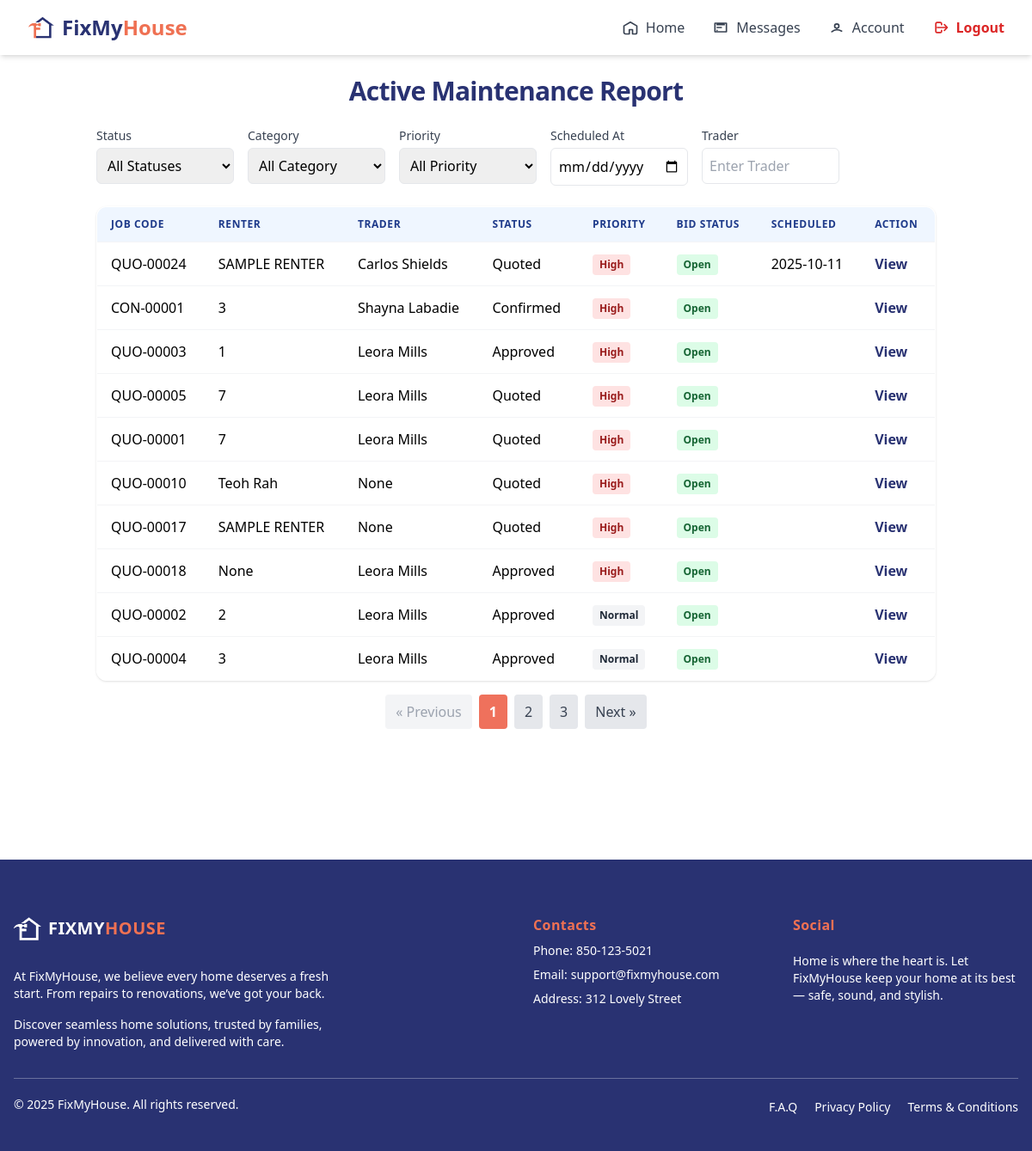
The page /agent/active-jobs/ (signed in) on the database its author committed.
### trader/models/jobs.py (models this page shows, shortened)
class Jobs(models.Model):
    agent = models.ForeignKey(AgentRegister, on_delete=models.CASCADE, related_name='jobs_agent')
    trader = models.ForeignKey(TraderRegistration, on_delete=models.SET_NULL, null=True, blank=True, related_name='jobs_trader')
    property = models.ForeignKey(Property, on_delete=models.SET_NULL, null=True, blank=True, related_name='jobs_property')
    STATUS_CHOICES = [
        ('quoted', 'Quoted'),
        ('confirmed', 'Confirmed'),
        ('approved', 'Approved'),
        ('scheduled', 'Scheduled'),
    ]
    address = models.TextField(blank=True, null=True)
    category = models.ForeignKey(Services, on_delete=models.SET_NULL, null=True, blank=True, related_name='category_services')
    renter = models.CharField(max_length=100, null=True, blank=True)
    priority = models.BooleanField(default=False)  # True = High Priority
    job_code = models.CharField(max_length=20, unique=True)
    notes = models.TextField()
    status = models.CharField(max_length=20, choices=STATUS_CHOICES, default='quoted')
    bid_status = models.CharField(max_length=20, choices=[('open', 'Open'), ('closed', 'Closed')], default='open')
    bid_count = models.IntegerField(default=0)
    quoted_at = models.DateField(default=timezone.now)
    confirmed_at = models.DateField(null=True, blank=True)
    approved_at = models.DateField(null=True, blank=True)
    scheduled_at = models.DateField(null=True, blank=True)
    is_active = models.BooleanField(null=True, blank=True, default=True)
    start_date = models.DateField(null=True, blank=True)
    end_date = models.DateField(null=True, blank=True)
    issue_found_at = models.DateField(null=True, blank=True)
    renter_availability = models.DateField(null=True, blank=True)
    issue_been_fixed_before = models.BooleanField(default=False)
    issue_been_fixed_by_fmh_before = models.BooleanField(default=False)
    renter_availability_schedule = models.JSONField(null=True, blank=True, default=dict)
    renter_issue_date = models.JSONField(blank=True, null=True, default=dict)

### trader/models/registerTrader.py (models this page shows, shortened)
class TraderRegistration(models.Model):
    user = models.OneToOneField(User, on_delete=models.CASCADE, null=True, blank=True)
    name = models.CharField(max_length=255)
    email = models.EmailField()
    phone = models.CharField(max_length=50)
    password = models.CharField(max_length=255, null=True, blank=True)
    isAdmin = models.BooleanField(default=False)
    isDirector = models.BooleanField(default=True)
    isTeamMember = models.BooleanField(default=False)
    COMPANY_TYPE_CHOICES = [
        ('sole_trader', 'Sole Trader'),
        ('company', 'Company'),
    ]
    INDUSTRIES_CHOICES = [
        ('air_conditioning', 'Air Conditioning'),
        ('cleaning', 'Cleaning'),
        ('electrical', 'Electrical'),
        ('gardening', 'Gardening'),
        ('general_maintenance', 'General Maintenance'),
        ('glazing', 'Glazing'),
        ('pest_control', 'Pest Control'),
        ('plumbing_gas', 'Plumbing / Gas'),
        ('tree_cutting', 'Tree Cutting'),
        ('steel_works', 'Steel Works'),
        ('safety', 'Safety'),
    ]
    company_type = models.CharField(max_length=100, choices=COMPANY_TYPE_CHOICES, default='company')
    company_name = models.CharField(max_length=255, blank=True, null=True)
    company_address = models.CharField(max_length=255, blank=True, null=True)
    company_email = models.EmailField(blank=True, null=True)
    company_landline = models.CharField(max_length=50, blank=True, null=True)
    gst_registered = models.BooleanField(default=False)
    abn = models.CharField(max_length=20, blank=True, null=True)
    industry = models.CharField(max_length=100, choices=INDUSTRIES_CHOICES, blank=True, null=True)
    state = models.CharField(max_length=100, blank=True)
    municipality = models.CharField(max_length=100, blank=True)
    city = models.CharField(max_length=100, blank=True)
    address_line_1 = models.CharField(max_length=255, blank=True, null=True)
    address_line_2 = models.CharField(max_length=255, blank=True, null=True)
    postal_code = models.CharField(max_length=20, blank=True)
    def __str__(self):
        return self.name

### agent/views/jobRequestList.py (the view, shortened to what this page needs)
# urls.py: path('active-jobs/', ActiveJobsListView.as_view(), name='active_jobs_list'),
@method_decorator([login_required, agent_required], name='dispatch')
class ActiveJobsListView(ListView):
    model = Jobs
    template_name = 'components/home/active_jobs_list.html'
    context_object_name = 'jobs'
    paginate_by = 10  # Adjust as needed
    def get(self, request, *args, **kwargs):
        try:
            self.object_list = self.get_queryset()
            context = self.get_context_data()
            return self.render_to_response(context)
        except self.paginator.InvalidPage:
            params = request.GET.copy()
            params['page'] = '1'
            return HttpResponseRedirect(f"{reverse('active_jobs_list')}?{params.urlencode()}")
    def get_queryset(self):
        queryset = super().get_queryset()
        queryset = queryset.filter(is_active=True)
        status = self.request.POST.get('status') if self.request.method == 'POST' else self.request.GET.get('status')
        category = self.request.POST.get('category') if self.request.method == 'POST' else self.request.GET.get('category')
        priority = self.request.POST.get('priority') if self.request.method == 'POST' else self.request.GET.get('priority')
        trader = self.request.POST.get('trader') if self.request.method == 'POST' else self.request.GET.get('trader')
        scheduled_at = self.request.POST.get('scheduled_at') if self.request.method == 'POST' else self.request.GET.get('scheduled_at')
        if status:
            queryset = queryset.filter(status=status)
        if category:
            queryset = queryset.filter(category=category)
        if trader:
            queryset = queryset.filter(trader__name__icontains=trader)
        if scheduled_at:
            queryset = queryset.filter(scheduled_at=scheduled_at)
        if priority == 'true':
            queryset = queryset.filter(priority=True)
        elif priority == 'false':
            queryset = queryset.filter(priority=False)
        return queryset.order_by('-priority', '-scheduled_at', '-approved_at', '-confirmed_at')
    def get_context_data(self, **kwargs):
        context = super().get_context_data(**kwargs)
        category = self.request.POST.get('category', '')
        if self.request.method == 'POST':
            context['filter_status'] = self.request.POST.get('status', '')
            context['filter_category'] = int(category) if category and category.isdigit() else ''
            context['filter_priority'] = self.request.POST.get('priority', '')
            context['filter_trader'] = self.request.POST.get('trader', '')
            context['filter_scheduled_at'] = self.request.POST.get('scheduled_at', '')
        else:
            context['filter_status'] = self.request.GET.get('status', '')
            context['filter_category'] = self.request.GET.get('category', '')
            context['filter_priority'] = self.request.GET.get('priority', '')
            context['filter_trader'] = self.request.GET.get('trader', '')
            context['filter_scheduled_at'] = self.request.GET.get('scheduled_at', '')
        context['status_options'] = dict(self.model._meta.get_field('status').choices)
        context['category_options'] = {
            service.id: service.description
            for service in Services.objects.all()
        }
        for key, label in context['category_options'].items():
            if str(key) == context['filter_category']:
                print(key, label, 'SELECTED')
        return context

### agent/templates/components/home/active_jobs_list.html (shortened to what this page needs)
{% extends "baseAgent.html" %}
{% block content %}
{% include 'components/home/navigatorBaseAgent.html' %}
<main class="max-w-5xl mx-auto p-4 sm:p-6 mb-[8rem] flex-1 w-full">
  <h2 class="text-2xl sm:text-3xl font-bold text-[#293272] mb-6 text-center tracking-tight">Active Maintenance Report</h2>
  <form method="GET" class="mb-6">
    <div class="flex flex-col md:flex-row gap-4">
      <div>
        <label for="status" class="block text-sm font-medium text-gray-700">Status</label>
        <select name="status" id="status" class="mt-1 p-2 border rounded-md w-full md:w-40" onchange="this.form.submit()">
          <option value="">All Statuses</option>
        </select>
      </div>
      <div>
        <label for="category" class="block text-sm font-medium text-gray-700">Category</label>
        <select name="category" id="category" class="mt-1 p-2 border rounded-md w-full md:w-40" onchange="this.form.submit()">
          <option value="">All Category</option>
        </select>
      </div>
      <div>
        <label for="priority" class="block text-sm font-medium text-gray-700">Priority</label>
        <select name="priority" id="priority" class="mt-1 p-2 border rounded-md w-full md:w-40" onchange="this.form.submit()">
          <option value="">All Priority</option>
        </select>
      </div>
      <div>
        <label for="priority" class="block text-sm font-medium text-gray-700">Scheduled At</label>
        <input type="date" name="scheduled_at" id="scheduled_at" class="mt-1 p-2 border rounded-md w-full md:w-40" value="{{ filter_scheduled_at }}" onchange="this.form.submit()">
      </div>
      <div>
        <label for="trader" class="block text-sm font-medium text-gray-700">Trader</label>
        <input type="text" name="trader" id="trader" value="{{ filter_trader }}"
          class="mt-1 p-2 border rounded-md w-full md:w-40"
          placeholder="Enter Trader"
          onchange="this.form.submit()">
      </div>
    </div>
  </form>
  <div class="space-y-4"
    x-data="{
      open: false, job: {},
      jobBids: [],
      GetBiddings(job) {
        this.open = true;
        this.job = {
          id: job.id,
          job_code: job.job_code,
          renter: job.renter,
          trader: job.trader,
          status: job.status,
          priority: job.priority,
          bid_status: job.bid_status,
          scheduled_at: job.scheduled_at,
        };
        fetch(`{% url 'get_bidding' 0 %}`.replace('0', job.id), { method: 'GET' })
          .then(res => res.json())
          .then(data => {
            if (data.success) {
              this.jobBids = data.bids || [];
            } else {
              alert('Error: ' + (data.error || 'Failed to fetch bidding.'));
            }
          })
          .catch(err => {
            alert('Something went wrong while fetching bidding data.');
          })
      }
    }"
    x-cloak
  >
    <div class="hidden sm:block overflow-x-auto rounded-xl shadow">
      <table class="min-w-full bg-white border border-gray-200 rounded-xl overflow-hidden">
        <thead class="bg-blue-50">
          <tr>
            <th class="px-4 py-3 text-left text-xs font-semibold text-blue-900 uppercase tracking-wider font-bold">Job Code</th>
            <th class="px-4 py-3 text-left text-xs font-semibold text-blue-900 uppercase tracking-wider font-bold">Renter</th>
            <th class="px-4 py-3 text-left text-xs font-semibold text-blue-900 uppercase tracking-wider font-bold">Trader</th>
            <th class="px-4 py-3 text-left text-xs font-semibold text-blue-900 uppercase tracking-wider font-bold">Status</th>
            <th class="px-4 py-3 text-left text-xs font-semibold text-blue-900 uppercase tracking-wider font-bold">Priority</th>
            <th class="px-4 py-3 text-left text-xs font-semibold text-blue-900 uppercase tracking-wider font-bold">Bid Status</th>
            <th class="px-4 py-3 text-left text-xs font-semibold text-blue-900 uppercase tracking-wider font-bold">Scheduled</th>
            <th class="px-4 py-3 text-left text-xs font-semibold text-blue-900 uppercase tracking-wider font-bold">Action</th>
          </tr>
        </thead>
        <tbody>
          {% for job in jobs %}
            <tr class="border-t border-gray-100 hover:bg-blue-50 transition">
              <td class="px-4 py-3 whitespace-nowrap">{{ job.job_code }}</td>
              <td class="px-4 py-3 whitespace-nowrap">{{ job.renter }}</td>
              <td class="px-4 py-3 whitespace-nowrap">{{ job.trader }}</td>
              <td class="px-4 py-3 whitespace-nowrap">{{ job.get_status_display }}</td>
              <td class="px-4 py-3 whitespace-nowrap">
                {% if job.priority %}
                  <span class="inline-block px-2 py-1 text-xs font-semibold rounded bg-red-100 text-red-800">High</span>
                {% else %}
                  <span class="inline-block px-2 py-1 text-xs font-semibold rounded bg-gray-100 text-gray-800">Normal</span>
                {% endif %}
              </td>
              <td class="px-4 py-3 whitespace-nowrap">
                {% if job.bid_status == 'open' %}
                  <span class="inline-block px-2 py-1 text-xs font-semibold rounded bg-green-100 text-green-800">Open</span>
                {% else %}
                  <span class="inline-block px-2 py-1 text-xs font-semibold rounded bg-red-100 text-red-800">Closed</span>
                {% endif %}
              </td>
              <td class="px-4 py-3 whitespace-nowrap">{{ job.scheduled_at|date:"Y-m-d" }}</td>
              <td class="px-4 py-3 whitespace-nowrap">
                <button
                  class="text-[#293272] font-semibold hover:underline"
                  @click='GetBiddings({
                    id: "{{ job.id }}",
                    job_code: "{{ job.job_code }}",
                    renter: "{{ job.renter }}",
                    trader: "{{ job.trader }}",
                    status: "{{ job.get_status_display }}",
                    priority: "{{ job.priority|yesno:"High,Normal" }}",
                    bid_status: "{{ job.bid_status }}",
                    scheduled_at: "{{ job.scheduled_at|date:"Y-m-d" }}"
                  })'
                >
                  View
                </button>
              </td>
            </tr>
          {% empty %}
          <tr>
            <td colspan="8" class="text-center py-4">No active jobs found.</td>
          </tr>
          {% endfor %}
        </tbody>
      </table>
    </div>
    {% if page_obj.has_other_pages %}
      <div class="pagination flex justify-center items-center mt-6 space-x-2">
        {% if page_obj.has_previous %}
        <a href="{% url 'active_jobs_list' %}?page={{ page_obj.previous_page_number }}{% if filter_status %}&status={{ filter_status }}{% endif %}{% if filter_category %}&category={{ filter_category }}{% endif %}{% if filter_priority %}&priority={{ filter_priority }}{% endif %}{% if filter_trader %}&trader={{ filter_trader|urlencode }}{% endif %}{% if filter_scheduled_at %}&scheduled_at={{ filter_scheduled_at }}{% endif %}"
          class="px-3 py-2 bg-gray-200 text-gray-700 rounded hover:bg-gray-300 transition"
          onclick="saveScrollPosition()">
          &laquo; Previous
        </a>
        {% else %}
        <span class="px-3 py-2 bg-gray-100 text-gray-400 rounded cursor-not-allowed">
          &laquo; Previous
        </span>
        {% endif %}
        {% for num in page_obj.paginator.page_range %}
          {% if page_obj.number == num %}
            <span class="px-3 py-2 bg-[#EF715C] text-white rounded font-semibold">
              {{ num }}
            </span>
            {% else %}
            <a href="{% url 'active_jobs_list' %}?page={{ num }}"
              class="px-3 py-2 bg-gray-200 text-gray-700 rounded hover:bg-gray-300 transition"
              onclick="saveScrollPosition()">
              {{ num }}
            </a>
          {% endif %}
        {% endfor %}
        {% if page_obj.has_next %}
        <a href="{% url 'active_jobs_list' %}?page={{ page_obj.next_page_number }}"
          class="px-3 py-2 bg-gray-200 text-gray-700 rounded hover:bg-gray-300 transition"
          onclick="saveScrollPosition()">
          Next &raquo;
        </a>
        {% else %}
        <span class="px-3 py-2 bg-gray-100 text-gray-400 rounded cursor-not-allowed">
          Next &raquo;
        </span>
        {% endif %}
      </div>
    {% endif %}
  </div>
</main>
{% include 'components/footerAgent.html' %}
{% endblock %}

### rows shown on the page
Jobs: job_code "QUO-00024", renter "SAMPLE RENTER", trader "Carlos Shields", status "Quoted", priority "High", bid_status "Open", scheduled_at "2025-10-11"
Jobs: job_code "CON-00001", renter "3", trader "Shayna Labadie", status "Confirmed", priority "High", bid_status "Open"
Jobs: job_code "QUO-00003", renter "1", trader "Leora Mills", status "Approved", priority "High", bid_status "Open"
Jobs: job_code "QUO-00005", renter "7", trader "Leora Mills", status "Quoted", priority "High", bid_status "Open"
Jobs: job_code "QUO-00001", renter "7", trader "Leora Mills", status "Quoted", priority "High", bid_status "Open"
Jobs: job_code "QUO-00010", renter "Teoh Rah", trader "None", status "Quoted", priority "High", bid_status "Open"
Jobs: job_code "QUO-00017", renter "SAMPLE RENTER", trader "None", status "Quoted", priority "High", bid_status "Open"
Jobs: job_code "QUO-00018", renter "None", trader "Leora Mills", status "Approved", priority "High", bid_status "Open"
Jobs: job_code "QUO-00002", renter "2", trader "Leora Mills", status "Approved", priority "Normal", bid_status "Open"
Jobs: job_code "QUO-00004", renter "3", trader "Leora Mills", status "Approved", priority "Normal", bid_status "Open"

### other values the page prints
{{ num }} "1"
{{ num }} "2" "3"
